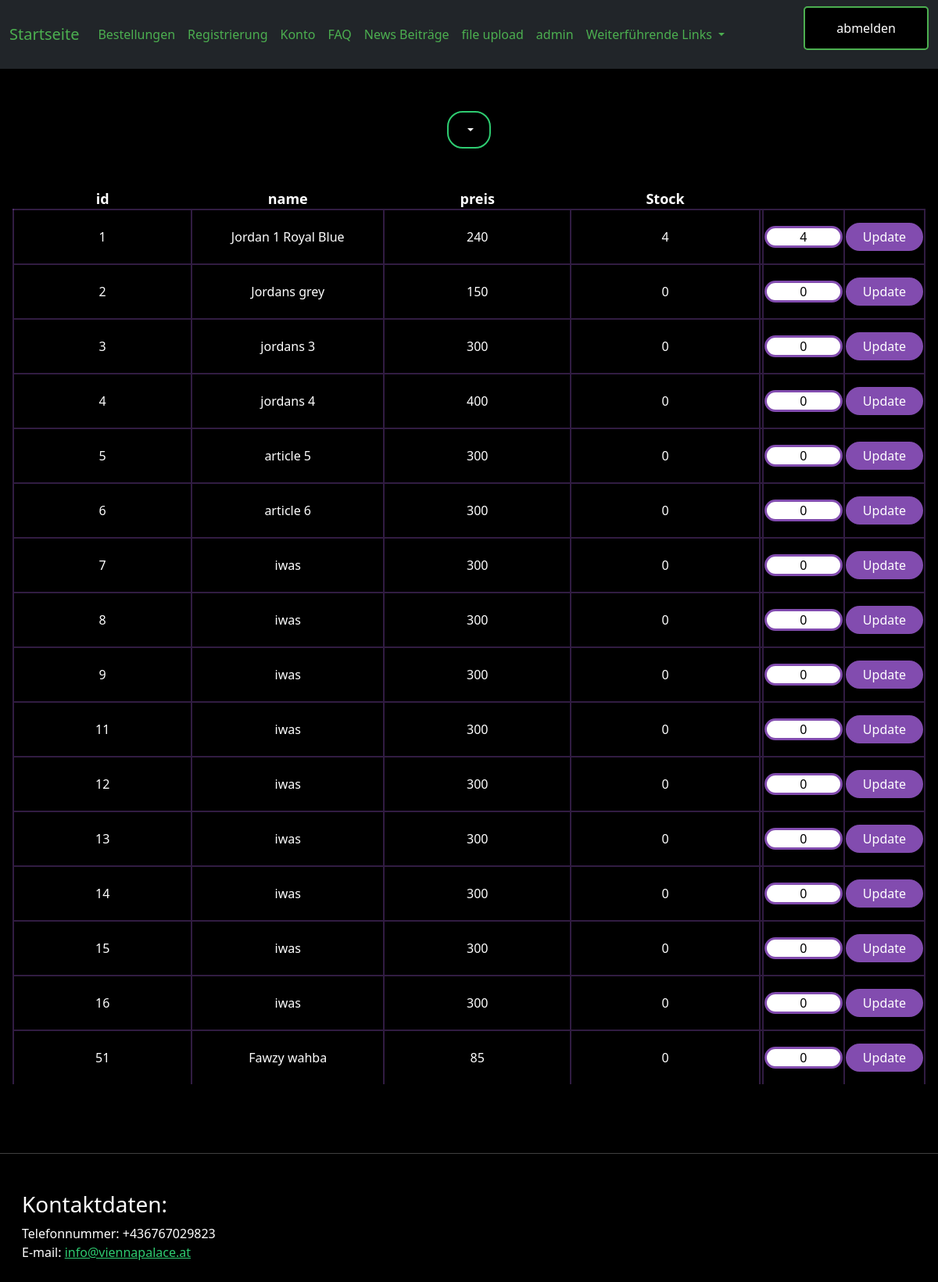
Page /admin/restock.php (signed in) on the committed database.
### tables this page shows
CREATE TABLE `produkte` (
  `id` int(11) NOT NULL,
  `name` varchar(255) NOT NULL,
  `preis` int(11) NOT NULL,
  `pfad` varchar(255) NOT NULL,
  `beschreibung` varchar(255) DEFAULT NULL,
  `stock` int(11) NOT NULL DEFAULT 0
);

### admin/restock.php (the view, shortened to what this page needs)
<html>
<head>
    <link rel="stylesheet" href="../0design/my_design.css">
    <?php
    include "admin.php";
    ?>
</head>
<body>
<table class="mx-3 my-5">
    <tr>
        <th class="th">id</th>
        <th class="th">name</th>
        <th class="th">preis</th>
        <th class="th">Stock</th>
    </tr>
    <?php
    include_once "../0include/dbaccess.php";
    $sql = "SELECT * FROM produkte";
    $result = mysqli_query($db_obj, $sql);
    if (mysqli_num_rows($result) > 0) {
        while($row = mysqli_fetch_assoc($result)) {
                echo "<tr class='my_tr'>";
                echo "<form method='post' class='my-0 py-0 mx-0 px-0 my_form' id='myform'>";
                echo "<td class='text-center py-1 right_border '>" . $row["id"] . "</td>";
                echo "<td class='text-center py-1 right_border'>" . $row["name"] . "</td>";
                echo "<td class='text-center py-1 right_border'>" . $row["preis"] . "</td>";
                echo "<td class='text-center py-1 right_border'>" . $row["stock"] . "</td>";
            echo "<td class='text-center right_border'>";
            echo "</td>";
            echo "<td class='text-center right_border'>";
            echo "<input type='text' name='stock' id = 'stock' class='input' value='" . $row["stock"] . "'>";
            echo "</td>";
            echo "<td class='text-center right_border'>";
            echo "<button type='button' class='button_2' onclick='updateRow(this) '>Update</button>";
            echo "</td>";
            echo "</form>";
            echo "</tr>";
        }
    }
    ?>
</table>
</body>
</html>
<?php
include_once "../0include/footer.php";

### 0design/my_design.css (style rules this page uses)
body { background-color: black; color: white; }
.button_2 { background-color: #824caf; color: white; border: 2px solid #824caf; padding: 14px 40px; border-radius: 5px; transition-duration: 0.25s; }
.input { display: grid; grid-auto-rows: auto; grid-template-columns: 50%; margin-top: 30px; margin-left: 50%; transform: translate(-50%,-50%); text-align: center ; border: 3px #824caf solid ; padding: 14px 10px; width: 200px; outline: none; border-radius: 25px; transition-duration: 0.4s; }

### 0design/login.css (style rules this page uses)
body { background-color: black; color: white; }

### admin/restock.php (style rules this page uses)
.my_tr { border: 2px solid #824caf60; border-bottom: 0; }
.th { width: 400px; margin-left: 50px; margin-right: 50px; font-size: large; text-align: center; }
.button_2 { margin: 0; margin-bottom: 15px; margin-top: 15px; padding: 5px; padding-left: 20px; padding-right: 20px; border-radius: 50px; }
.input { margin-bottom: 15px; margin-top: 15px; display: inline-block; margin-left: 0; padding: 0; width: 100px; transform: none; alignment: center; border-color: #824caf; }
.right_border { border-right: #824caf60 2px solid; }

### rows in the picture
produkte: id "1", name "Jordan 1 Royal Blue", preis "240", stock "4"
produkte: id "2", name "Jordans grey", preis "150", stock "0"
produkte: id "3", name "jordans 3", preis "300", stock "0"
produkte: id "4", name "jordans 4", preis "400", stock "0"
produkte: id "5", name "article 5", preis "300", stock "0"
produkte: id "6", name "article 6", preis "300", stock "0"
produkte: id "7", name "iwas", preis "300", stock "0"
produkte: id "8", name "iwas", preis "300", stock "0"
produkte: id "9", name "iwas", preis "300", stock "0"
produkte: id "11", name "iwas", preis "300", stock "0"
produkte: id "12", name "iwas", preis "300", stock "0"
produkte: id "13", name "iwas", preis "300", stock "0"
produkte: id "14", name "iwas", preis "300", stock "0"
produkte: id "15", name "iwas", preis "300", stock "0"
produkte: id "16", name "iwas", preis "300", stock "0"
produkte: id "51", name "Fawzy wahba", preis "85", stock "0"
